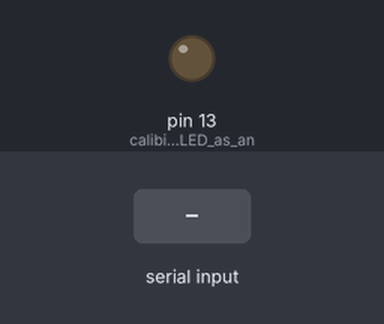
This sketch was run on a simulated Arduino Uno, built with avr-gcc and run on an emulated ATmega328P. Parts: output pins drawn as LEDs (lit = HIGH). Dashed ring = blinking. Inputs (shaded band) come from the test bench. Random numbers use the default seed unless the sketch sets one.

Above: at 1.2 s.
1.3 s: "90,45\n" received over Serial
At 1.7 s:
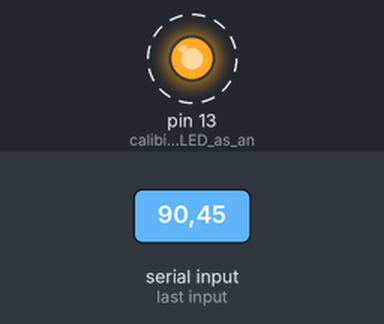
Timing chart, 0 to 10.3 s (numbered marks = the images above; inputs shaded):
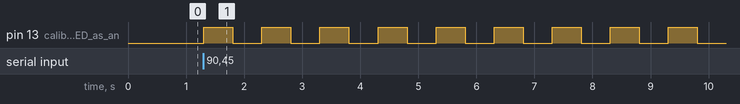

Measured:
- after the input at 1.3 s, pin 13 (calibirated_the_LED_as_an): alternates HIGH for 0.50 s and LOW for 0.50 s, starting at once

The sketch:

WEEK1_SIT225.ino
```cpp
void setup() {
  pinMode(LED_BUILTIN, OUTPUT); // calibirated the LED as an output
  Serial.begin(9600); // serial communication at 9600 baud
  randomSeed(analogRead(0)); // Seed random number generator
}

void loop() {
  // Check if data is available on serial port
  if (Serial.available() > 0) {
    String input = Serial.readStringUntil('\n'); // Read until newline
    int blinkCount = input.toInt(); // Convert string to integer

    // Validate blink count
    if (blinkCount > 0) {
      // LED will blink for the specified number of times
      for (int i = 0; i < blinkCount; i++) {
        digitalWrite(LED_BUILTIN, HIGH); // Turns LED on
        delay(500); // On for 0.5 seconds
        digitalWrite(LED_BUILTIN, LOW); // Turns LED off
        delay(500); // Off for 0.5 seconds
      }

      // Generates a random number (1-5) for Python to sleep / freeze
      int delayRandom = random(1, 6); // random(1, 6) generates 1 to 5
      Serial.println(delayRandom); // Send number with newline
      Serial.flush(); // Ensure data is sent before proceeding
    }
  }
}
```
